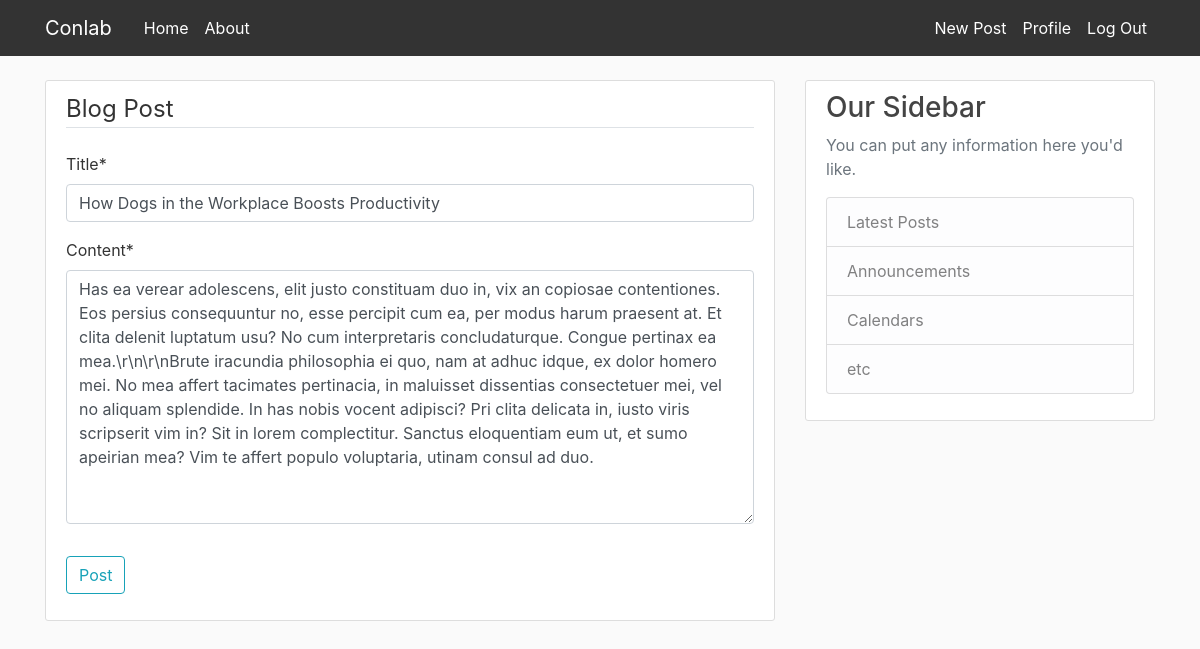
Screenshot of /post/35/update (signed in) with the database file from the repository.
### blog/models.py (models this page shows, shortened)
class Post(models.Model):
    title = models.CharField(max_length=120)
    content = models.TextField()
    date_posted = models.DateTimeField(default=timezone.now)
    author = models.ForeignKey(User, on_delete=models.CASCADE)

### blog/views.py (the view, shortened to what this page needs)
# urls.py: path('post/<int:pk>/update', PostUpdateView.as_view(), name='post-update'),
class PostUpdateView(LoginRequiredMixin, UserPassesTestMixin, UpdateView):
    model = Post
    fields = ['title', 'content']
    def test_func(self):
        post = self.get_object()
        if self.request.user == post.author:
            return True
        return False

### blog/templates/blog/post_form.html (shortened to what this page needs)
{% extends 'blog/base.html' %}
{% load crispy_forms_tags %}
{% block content %}
    <div class="content-section">
        <form method="POST">
            <fieldset class="form-group">
                <legend class="border-bottom mb-4">Blog Post</legend>
                {{ form|crispy }}
            </fieldset>
            <div class="form-group">
                <button class="btn btn-outline-info" type="submit">Post</button>
            </div>
        </form>
    </div>
{% endblock %}

### blog/static/blog/main.css (style rules this page uses)
body { background: #fafafa; color: #333333; margin-top: 5rem; }
.content-section { background: #ffffff; padding: 10px 20px; border: 1px solid #dddddd; border-radius: 3px; margin-bottom: 20px; }

### rows the page displays
Post: title "How Dogs in the Workplace Boosts Productivity", content "Has ea verear adolescens, elit justo constituam duo in, vix an copiosae contentiones. Eos persius consequuntur no, esse percipit cum ea, per modus harum praesent at. Et clita delenit luptatum usu? No cum interpretaris concludaturque. Congue pertinax ea mea.\\r\\n\\r\\nBrute iracundia philosophia ei quo, nam at adhuc idque, ex dolor homero mei. No mea affert tacimates pertinacia, in maluisset dissentias consectetuer mei, vel no aliquam splendide. In has nobis vocent adipisci? Pri clita delicata in, iusto viris scripserit vim in? Sit in lorem complectitur. Sanctus eloquentiam eum ut, et sumo apeirian mea? Vim te affert populo voluptaria, utinam consul ad duo."
